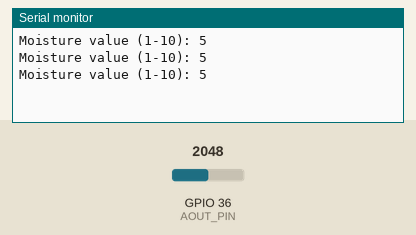
Recording of a sketch running on a simulated ESP32. Shown: the last lines printed to the serial monitor. The test bench sets the inputs (shaded band); at power-on: GPIO 36 (AOUT_PIN) = 2048.

Above: at 1.3 s.
1.4 s: GPIO 36 (AOUT_PIN) set to 2866
At 1.9 s:
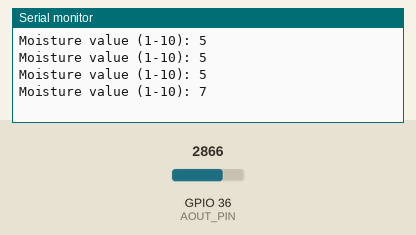
2.9 s: GPIO 36 (AOUT_PIN) set to 3603
At 3.4 s:
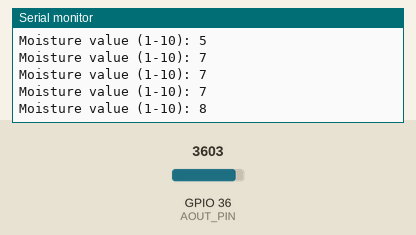
Timing chart, 0 to 5.9 s (numbered marks = the images above; inputs shaded):
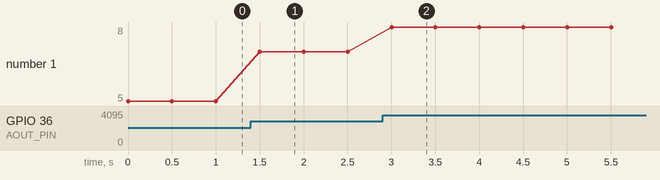

Measured:
- after the input at 1.4 s, the serial monitor: prints a new line after 0.10 s (image 1)
- after the input at 2.9 s, the serial monitor: prints a new line after 0.10 s (image 2)
- plotted number 1: 5 → 7 after the input at 1.4 s, 7 → 8 after the input at 2.9 s

The sketch:

soil_moisture_03.ino
```cpp
#define AOUT_PIN 36 // ESP32 pin GPIO36 (ADC0) that connects to AOUT pin of moisture sensor

void setup() {
  Serial.begin(9600);
  // set the ADC attenuation to 11 dB (up to ~3.3V input)
  analogSetAttenuation(ADC_11db);
}

void loop() {
  int value = analogRead(AOUT_PIN); // read the analog value from sensor

  // Map the value from 0-4095 to 1-10
  int scaledValue = map(value, 0, 4095, 1, 10);

  Serial.print("Moisture value (1-10): ");
  Serial.println(scaledValue); // print the scaled value

  delay(500);
}
```
